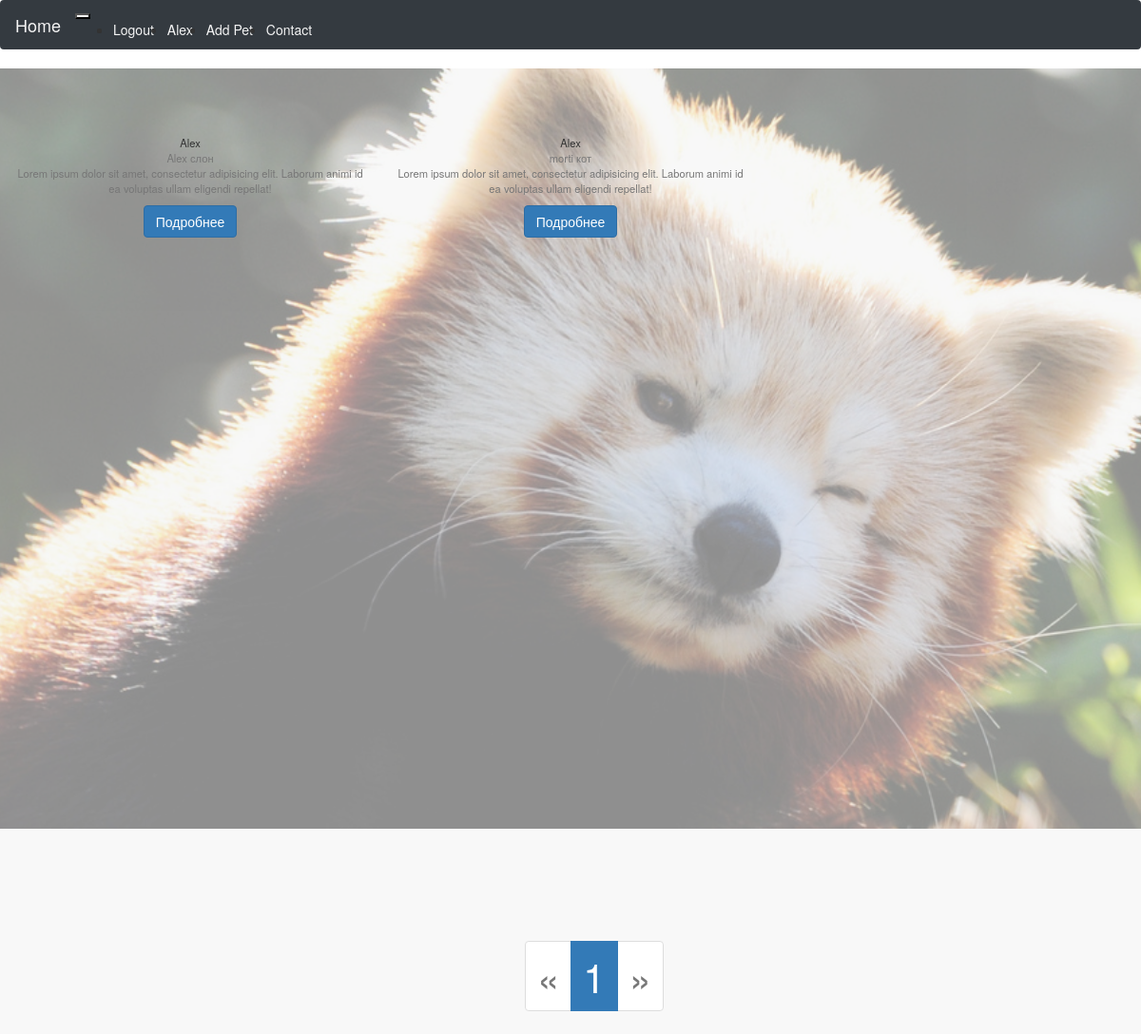
The page /pets (signed in) on the database its author committed.
### app/models.py (models this page shows, shortened)
class User(UserMixin,db.Model):
    id = db.Column(db.Integer, primary_key=True)
    login = db.Column(db.String(34), unique=True)
    password = db.Column(db.String(256))
    pets = db.relationship('Pet', backref='owner', lazy='dynamic')
    info_ = db.relationship('Info', backref = ' ' , uselist=False, lazy='select')

class Pet(db.Model):
    id = db.Column(db.Integer, primary_key=True)
    name = db.Column(db.String(12))
    type = db.Column(db.Integer, db.ForeignKey('types.id'))
    user_id = db.Column(db.Integer, db.ForeignKey('user.id'))

class Types(db.Model):
    id = db.Column(db.Integer, primary_key=True)
    type = db.Column(db.String(12))
    pets = db.relationship('Pet', backref='typepet', lazy='dynamic')

### app/routes.py (the view)
@app.route('/pets')
@login_required
def pets():
    pets = current_user.pets
    pets = pets.paginate(per_page=6)
    return render_template('pets.html',pets=pets, title="Welcome!")

### app/models.py (called while the page is built)
@login.user_loader
def load_user(id):
    return User.query.get(int(id))

### app/templates/pets.html (shortened to what this page needs)
{% extends 'base.html'%}
{% from "bootstrap/pagination.html" import render_pagination %}
{% block content_app%}
  <div class="container-fluid alert-mess">
{%if pets%}
<div class="row">
  {%for pet in pets.items%}
  <div class="col-md-4 col-lg-4 col-sm-12 mb-4">
    <div class="card card-circle text-center text-card">
      <div class="card-body ">
      <div class="card-title">
        <span>{{current_user.login}}</span>
        <div class="card-subtitle text-muted">
          <span>{{pet.name}} <span> {{pet.typepet.type}}</span> </span>
          <p>Lorem ipsum dolor sit amet, consectetur adipisicing elit. Laborum animi id ea voluptas ullam eligendi repellat!</p>
        </div>
      </div>
    </div>
    <div class="footer mb-4">
      <a href="#" class="btn btn-primary">Подробнее</a>
    </div>
    </div>
  </div>
  {%endfor%}
</div>
{%endif%}
</div>
<nav class="nav navbar-fixed-bottom sticky">
  {{render_pagination(pets)}}
</nav>
{% endblock%}

### app/templates/base.html (shortened to what this page needs)
{% extends "bootstrap/base.html" %}
{% set id_messages=[] %}
{% block styles %}
  {{super()}}
  <link rel="stylesheet" href="{{url_for('.static',filename='css/style.css')}}">
{% endblock %}
{% block navbar %}
<nav class="navbar navbar-expand-lg fixed-top bg-dark">
  <a class="navbar-brand" href="#">Home</a>
  <button
    class="navbar-toggler"
    type="button"
    data-toggle="collapse"
    data-target="#ButtonContent"
    aria-controls="ButtonContent"
    aria-expanded="false"
    aria-label="Toggle navigation"
    >
  </button>
  <div class="collapse navbar-collapse " id="ButtonContent">
     <ul class="navbar-nav mr-4">
       <li class="nav-item">
         {% if current_user.is_anonymous%}
               <a class="nav-link" href="{{url_for('login')}}">Login</a> </li>
         {% else %}
             <li class="nav-item">
                <a class="nav-link" href="{{url_for('logout')}}">Logout</a>
            </li>
           <li class="nav-item">
             <a class="nav-link" href="#">{{current_user.login}}</a>
           </li>
       {% endif %}
       {% if request.path=='/pets' %}
       <li class="nav-item active">
         <a class="nav-link" href="{{url_for('add_pets')}}">Add Pet</a>
       </li>
       {% else %}
         <li class="nav-item">
           <a class="nav-link" href="{{url_for('pets')}}">Pets</a>
         </li>
       {% endif %}
       <li class="nav-item">
         <a class="nav-link " href="#">Contact</a>
       </li>
     </ul>
   </div>
 </nav>
{% endblock navbar %}
{% block content %}
<header class="header" id="myHeader">
      <div class="overlay">
    {%block content_app%} {%endblock%}
  </div>
</header>
{% endblock content%}

### app/static/css/style.css (style rules this page uses)
.navbar { background:#F97300; }
.nav-link , .navbar-brand { color: #f4f4f4; cursor: pointer; }
.nav-link { margin-right: 1em !important; }
.navbar-collapse { justify-content: flex-end; }
.navbar-toggler { background:#fff !important; }
.bg-dark { background-color:#343a40!important }
.header { background-image: url('../image/6536.jpg'); background-attachment: fixed; background-size: cover; background-position: center; }
.overlay { position: absolute; min-height: 100%; min-width: 100%; left: 0; background: rgba(244, 244, 244, 0.59); }
.alert-mess { margin-top: 5em; margin-bottom:-30px; }
.pagination { font-size: 3em; }
.card-circle { border-radius: 20em; }
.text-card { font-size: 0.8em; }
.sticky { position: fixed; bottom: 0; width: 100%; margin-left: 46%; }

### rows shown on the page
User: login "Alex"
Pet: name "Alex", typepet.type "слон"
Pet: name "morti", typepet.type "кот"

### other values the page prints
{{ render_pagination(pets) }} "« 1 »"
